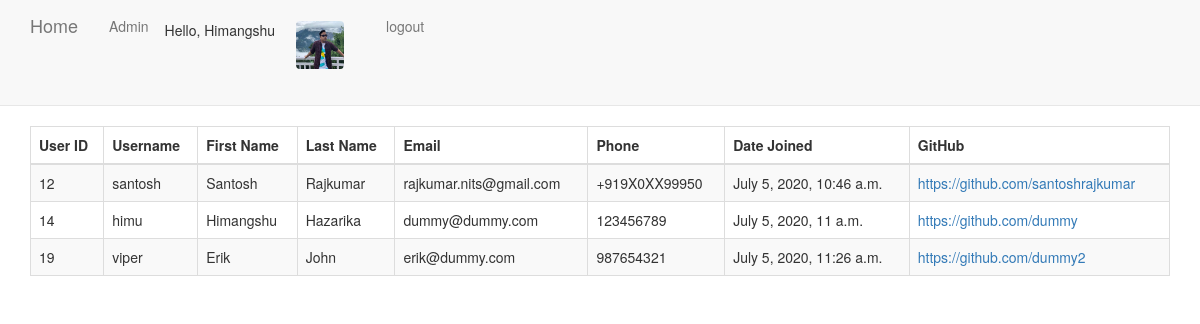
Screenshot of / (signed in) with the database file from the repository.
### base/models.py (models this page shows, shortened)
class Profile(models.Model):
  user = models.OneToOneField(User, on_delete=models.CASCADE, blank=True, null=True)
  first_name = models.CharField(max_length=200, null=True)
  last_name = models.CharField(max_length=200, null=True)
  email = models.CharField(max_length=200, blank=True, null=True)
  phone = models.CharField(max_length=200, blank=True, null=True)
  date_created = models.DateTimeField(auto_now_add=True, null=True)
  profile_pic = models.ImageField(default="chow.jpeg", null=True, blank=True)
  facebook_link =  models.URLField(max_length=200, null=True, blank=True )
  github_link = models.URLField(max_length=200, null=True, blank=True)

### base/views.py (the view)
# urls.py: path('', views.index, name='index'),
@login_required(login_url = 'login')
def index(request):
  user_profiles = Profile.objects.all()
  context = {'user_profiles':user_profiles}
  return render(request, 'index.html', context)

### base/templates/index.html (shortened to what this page needs)
{% load static %}
<!DOCTYPE html>
<html lang="en">
<head>
  <link rel="stylesheet" href="https://maxcdn.bootstrapcdn.com/bootstrap/3.3.7/css/bootstrap.min.css">
  <link rel="stylesheet" href="https://use.fontawesome.com/releases/v5.6.1/css/all.css">
</head>
<body>
  <nav class="navbar navbar-default navbar-static-top">
    <div class="container">
      <ul class="nav navbar-nav">
        <li><a class="navbar-brand" href="/" id="navitem">Home</a></li>
        <li><a class="navbar" href="/admin/" id="navitem">Admin</a></li>
        <li><span class="navbar">Hello, {{request.user.profile.first_name}}</span></li>
        <li><a href="{% url 'userupdate' %}"><img class="navbar" id="navitemImg" src="{{request.user.profile.profile_pic.url}}" ></a></li>
        <li><a href="{% url 'logout' %}" class="navbar" id="navitem">logout</a></span></li>
      </ul>
    </div>
  </nav>
  <div class="container">
            <table class="table table-striped table-bordered table-hover">
              <thead>
                <tr class="table100-head">
                  <th class="column1">User ID</th>
                  <th class="column2">Username</th>
                  <th class="column2">First Name</th>
                  <th class="column3">Last Name</th>
                  <th class="column4">Email</th>
                  <th class="column5">Phone</th>
                  <th class="column6">Date Joined</th>
                  <th class="column6">GitHub</th>
                </tr>
              </thead>
              <tbody>
                {% for user in user_profiles %}
                  <tr>
                    <td class="column1">{{user.id}}</td>
                    <td class="column1">{{user.user}}</td>
                    <td class="column2">{{user.first_name}}</td>
                    <td class="column3">{{user.last_name}}</td>
                    <td class="column4">{{user.email}}</td>
                    <td class="column5">{{user.phone}}</td>
                    <td class="column6">{{user.date_created}}</td>
                    <td class="column6"><a href="{{user.github_link}}" target="blank">{{user.github_link}}</a></td>
                  </tr>
                {% endfor %}
              </tbody>
            </table>
  </div>
</body>
</html>

### base/templates/index.html (style rules this page uses)
#navitemImg { width: 50px; height: 50px; margin-top: 5px; margin-left: 5px; margin-right: 10px; border-style: solid; border-radius: 5px; }

### rows the page displays
Profile: id "12", user "santosh", first_name "Santosh", last_name "Rajkumar", email "rajkumar.nits@gmail.com", phone "+919X0XX99950", date_created "July 5, 2020, 10:46 a.m.", github_link "https://github.com/santoshrajkumar"
Profile: id "14", user "himu", first_name "Himangshu", last_name "Hazarika", email "dummy@dummy.com", phone "123456789", date_created "July 5, 2020, 11 a.m.", github_link "https://github.com/dummy"
Profile: id "19", user "viper", first_name "Erik", last_name "John", email "erik@dummy.com", phone "987654321", date_created "July 5, 2020, 11:26 a.m.", github_link "https://github.com/dummy2"

### other values shown
{{ request.user.profile.first_name }} "Himangshu"
